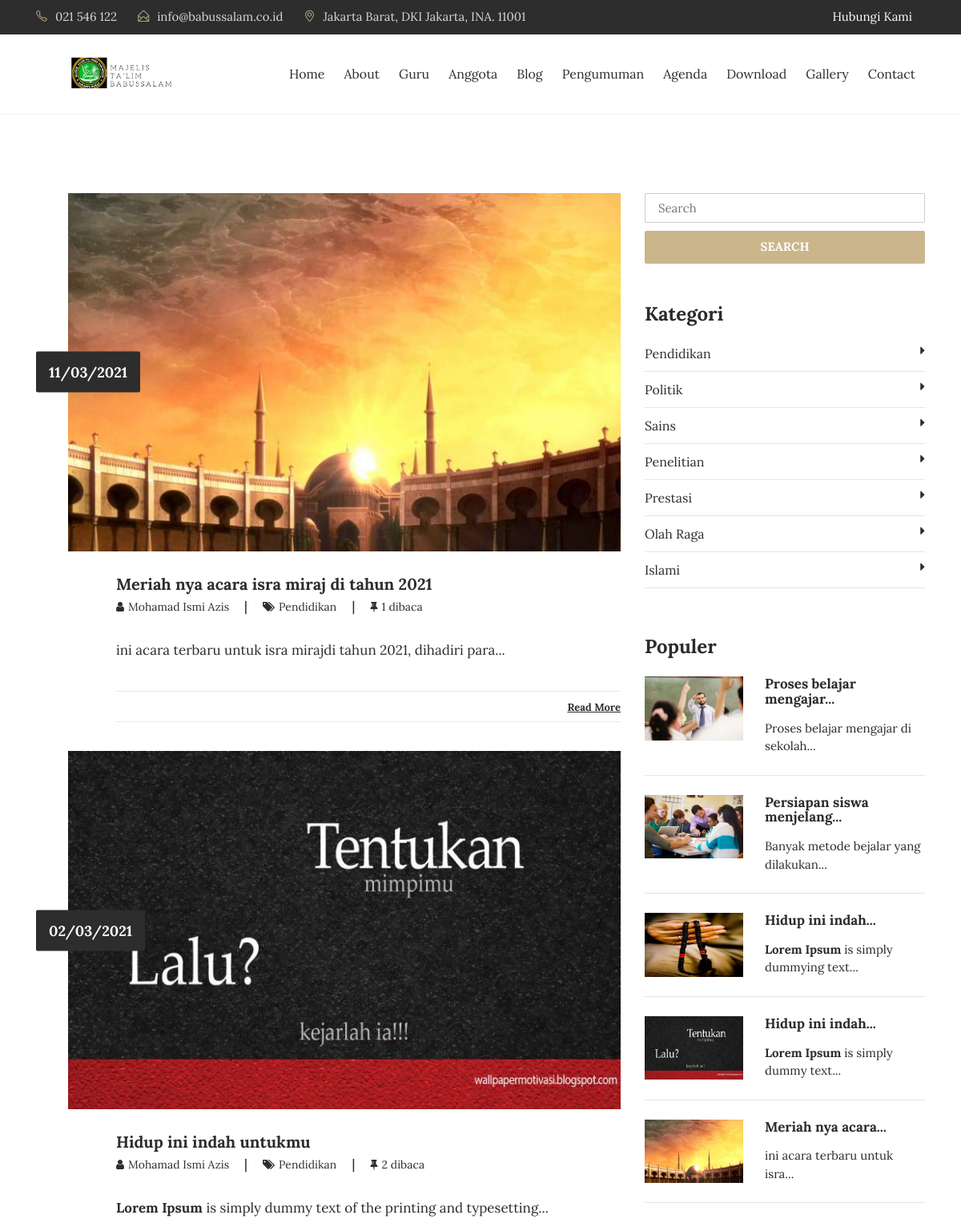
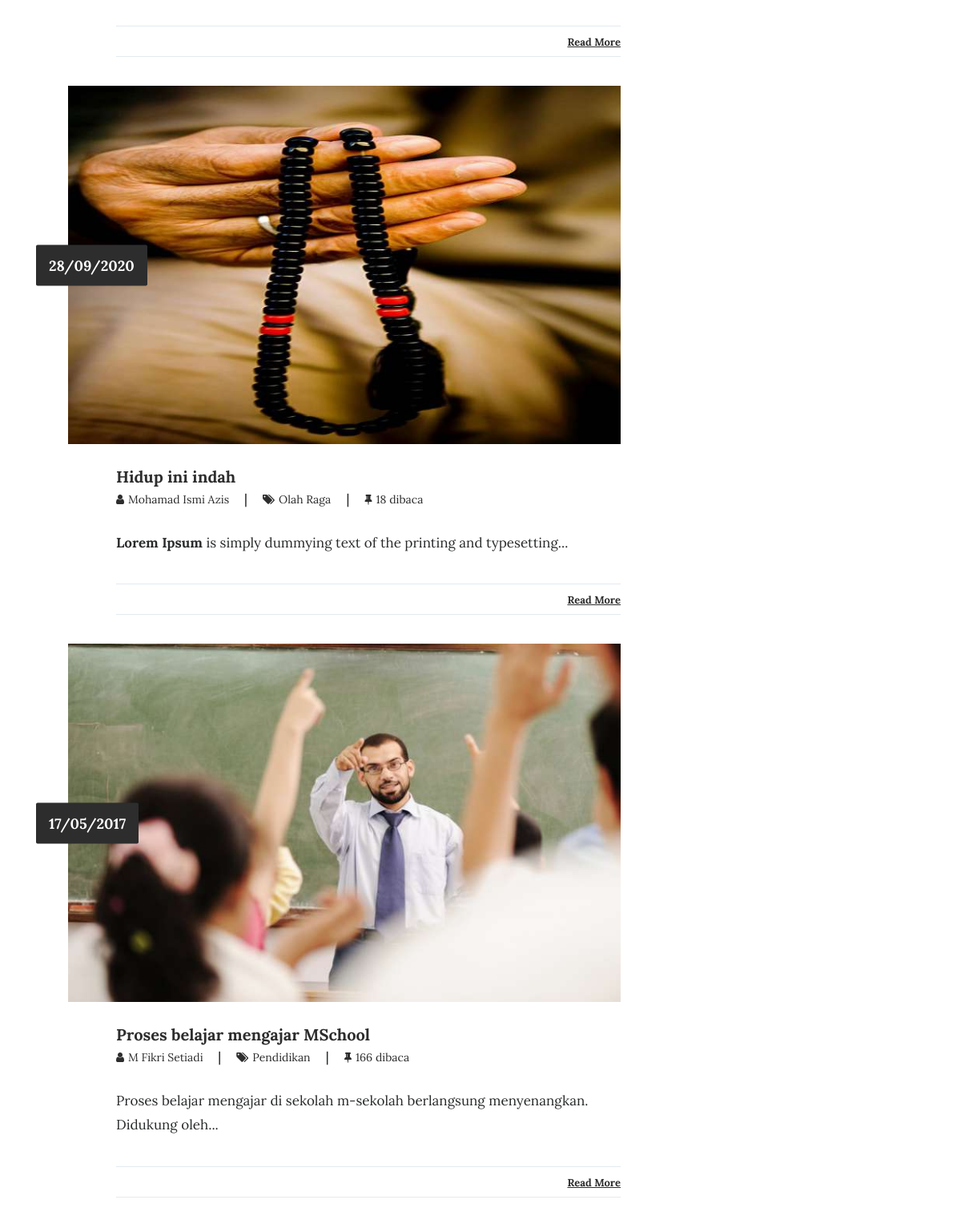
Before: /index.php/blog (upper part) with the older database file (2 pictures, top to bottom).
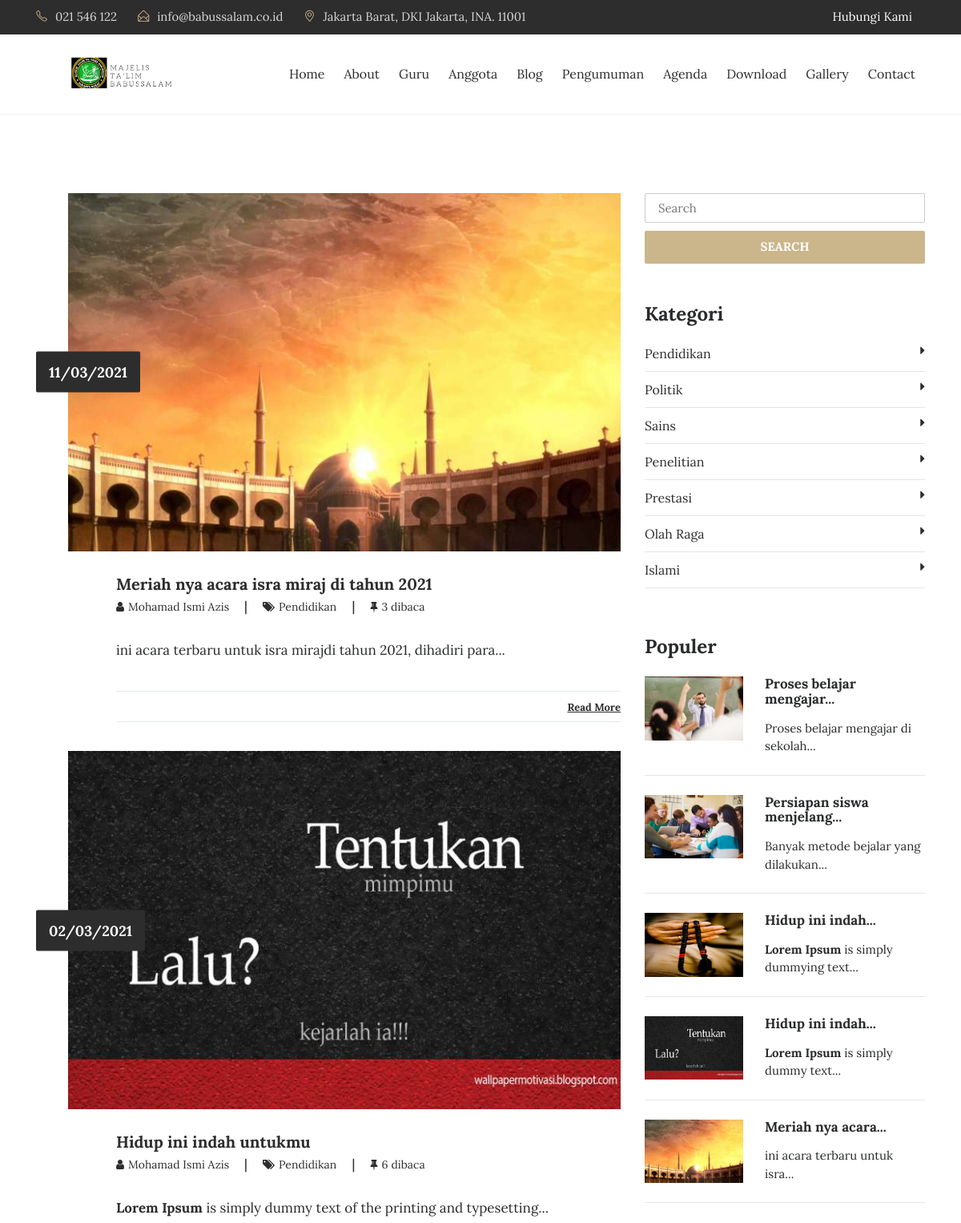
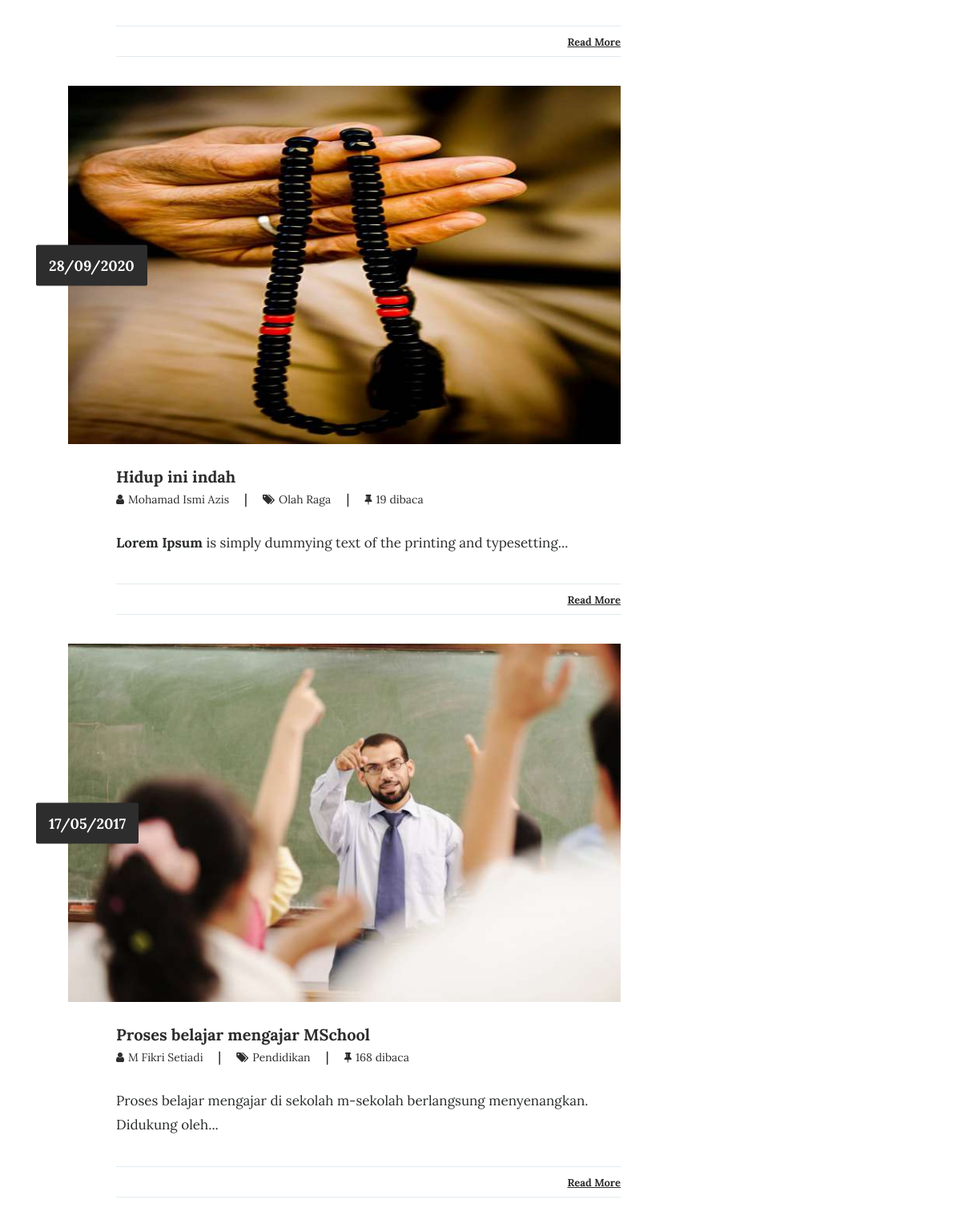
After: the same page with the newer database file (2 pictures, top to bottom).
### tables this page shows
CREATE TABLE `tbl_tulisan` (
  `tulisan_id` int(11) NOT NULL AUTO_INCREMENT,
  `tulisan_judul` varchar(100) DEFAULT NULL,
  `tulisan_isi` text,
  `tulisan_tanggal` timestamp NULL DEFAULT CURRENT_TIMESTAMP,
  `tulisan_kategori_id` int(11) DEFAULT NULL,
  `tulisan_kategori_nama` varchar(30) DEFAULT NULL,
  `tulisan_views` int(11) DEFAULT '0',
  `tulisan_gambar` varchar(40) DEFAULT NULL,
  `tulisan_pengguna_id` int(11) DEFAULT NULL,
  `tulisan_author` varchar(40) DEFAULT NULL,
  `tulisan_img_slider` int(2) NOT NULL DEFAULT '0',
  `tulisan_slug` varchar(200) DEFAULT NULL,
  `tulisan_status` varchar(10) DEFAULT '0',
  PRIMARY KEY (`tulisan_id`),
  KEY `tulisan_kategori_id` (`tulisan_kategori_id`),
  KEY `tulisan_pengguna_id` (`tulisan_pengguna_id`)
);

### application/controllers/Blog.php (called while the page is built, shortened)
<?php
class Blog extends CI_Controller{
	function __construct(){
		$this->load->model('m_tulisan');
		$this->load->model('m_pengunjung');
	}
	function index(){
		$x['title'] = "Blog";
		$jum=$this->m_tulisan->berita();
        $page=$this->uri->segment(3);
        if(!$page):
            $offset = 0;
        else:
            $offset = $page;
        endif;
        $limit=5;
        $config['base_url'] = base_url() . 'blog/index/';
            $config['total_rows'] = $jum->num_rows();
            $config['per_page'] = $limit;
            $config['uri_segment'] = 3;
	          $config['full_tag_open']    = '<div class="pagging text-center"><nav><ul class="pagination justify-content-center">';
	          $config['full_tag_close']   = '</ul></nav></div>';
	          $config['num_tag_open']     = '<li class="page-item"><span class="page-link">';
	          $config['num_tag_close']    = '</span></li>';
	          $config['cur_tag_open']     = '<li class="page-item"><span class="page-link">';
	          $config['cur_tag_close']    = '<span class="sr-only">(current)</span></span></li>';
	          $config['next_tag_open']    = '<li class="page-item"><span class="page-link">';
	          $config['next_tagl_close']  = '<span aria-hidden="true">&raquo;</span></span></li>';
	          $config['prev_tag_open']    = '<li class="page-item"><span class="page-link">';
	          $config['prev_tagl_close']  = '</span>Next</li>';
	          $config['first_tag_open']   = '<li class="page-item"><span class="page-link">';
	          $config['first_tagl_close'] = '</span></li>';
	          $config['last_tag_open']    = '<li class="page-item"><span class="page-link">';
	          $config['last_tagl_close']  = '</span></li>';
            $config['first_link'] = 'Awal';
            $config['last_link'] = 'Akhir';
            $config['next_link'] = 'Next >>';
            $config['prev_link'] = '<< Prev';
            $this->pagination->initialize($config);
            $x['page'] =$this->pagination->create_links();
						$x['data']=$this->m_tulisan->berita_perpage($offset,$limit);
						$x['category']=$this->db->get('tbl_kategori');
						$x['populer']=$this->db->query("SELECT * FROM tbl_tulisan ORDER BY tulisan_views DESC LIMIT 5");
						$this->load->view('depan/v_blog',$x);
	}
}

### index.php (called while the page is built, shortened)
<?php
require_once BASEPATH.'core/CodeIgniter.php';

### application/models/M_tulisan.php (called while the page is built, shortened)
<?php
class M_tulisan extends CI_Model{
	function berita_perpage($offset,$limit){
		$hsl=$this->db->query("SELECT tbl_tulisan.*,DATE_FORMAT(tulisan_tanggal,'%d/%m/%Y') AS tanggal FROM tbl_tulisan WHERE tulisan_status='1' ORDER BY tulisan_id DESC limit $offset,$limit");
		return $hsl;
	}
}

### application/views/depan/v_blog.php (the view, shortened to what the changed rows need)
<!DOCTYPE html>
<html lang="en">
<head>
    <?php
        function limit_words($string, $word_limit){
            $words = explode(" ",$string);
            return implode(" ",array_splice($words,0,$word_limit));
        }
    ?>
</head>
<body>
<section class="blog-wrap">
    <div class="container">
        <div class="row">
            <div class="col-md-8">
              <?php foreach ($data->result() as $row) : ?>
                <div class="blog-single-item">
                    <div class="blog-img_block">
                        <img src="<?php echo base_url().'assets/images/'.$row->tulisan_gambar;?>" class="img-fluid" alt="blog-img" div data-aos="fade-up"data-aos-duration="2000">
                        <div class="blog-date">
                            <span><?php echo $row->tanggal;?></span>
                        </div>
                    </div>
                    <div class="blog-tiltle_block">
                        <h4><a href="<?php echo site_url('artikel/'.$row->tulisan_slug);?>"><?php echo $row->tulisan_judul;?></a></h4>
                        <h6> <a href="#"><i class="fa fa-user" aria-hidden="true"></i><span><?php echo $row->tulisan_author;?></span> </a>  |   <a href="#"><i class="fa fa-tags" aria-hidden="true"></i><span><?php echo $row->tulisan_kategori_nama;?></span></a>  |  <a href="#"><i class="fa fa-thumb-tack" aria-hidden="true"></i><span><?php echo $row->tulisan_views;?> dibaca</span> </a></h6>
                        <?php echo limit_words($row->tulisan_isi,10).'...';?>
                        <div class="blog-icons">
                            <div class="blog-share_block">
                                <a href="<?php echo site_url('artikel/'.$row->tulisan_slug);?>">Read More</a>
                            </div>
                        </div>
                    </div>
                </div>
              <?php endforeach;?>
            </div>
            <div class="col-md-4">
                <div class="blog-featured_post">
                    <h3>Populer</h3>
                    <?php foreach ($populer->result() as $row) :?>
                      <div class="blog-featured-img_block">
                          <img width="35%" src="<?php echo base_url().'assets/images/'.$row->tulisan_gambar;?>" class="img-fluid" alt="blog-featured-img">
                          <h5><a href="<?php echo site_url('artikel/'.$row->tulisan_slug);?>"><?php echo limit_words($row->tulisan_judul,3).'...';?></a></h5>
                          <p><?php echo limit_words($row->tulisan_isi,5).'...';?></p>
                      </div>
                      <hr>
                    <?php endforeach;?>
                </div>
            </div>
        </div>
    </div>
</section>
    </body>
    </html>

Changed rows visible on the page:
changed tbl_tulisan "Meriah nya acara isra miraj di tahun 2021": tulisan_views "1" → "3"
changed tbl_tulisan "Hidup ini indah untukmu": tulisan_views "2" → "6"
changed tbl_tulisan "Lorem Ipsum is simply dummying text of the printing and typesetting": tulisan_views "18" → "19"
changed tbl_tulisan "Proses belajar mengajar MSchool": tulisan_views "166" → "168"
